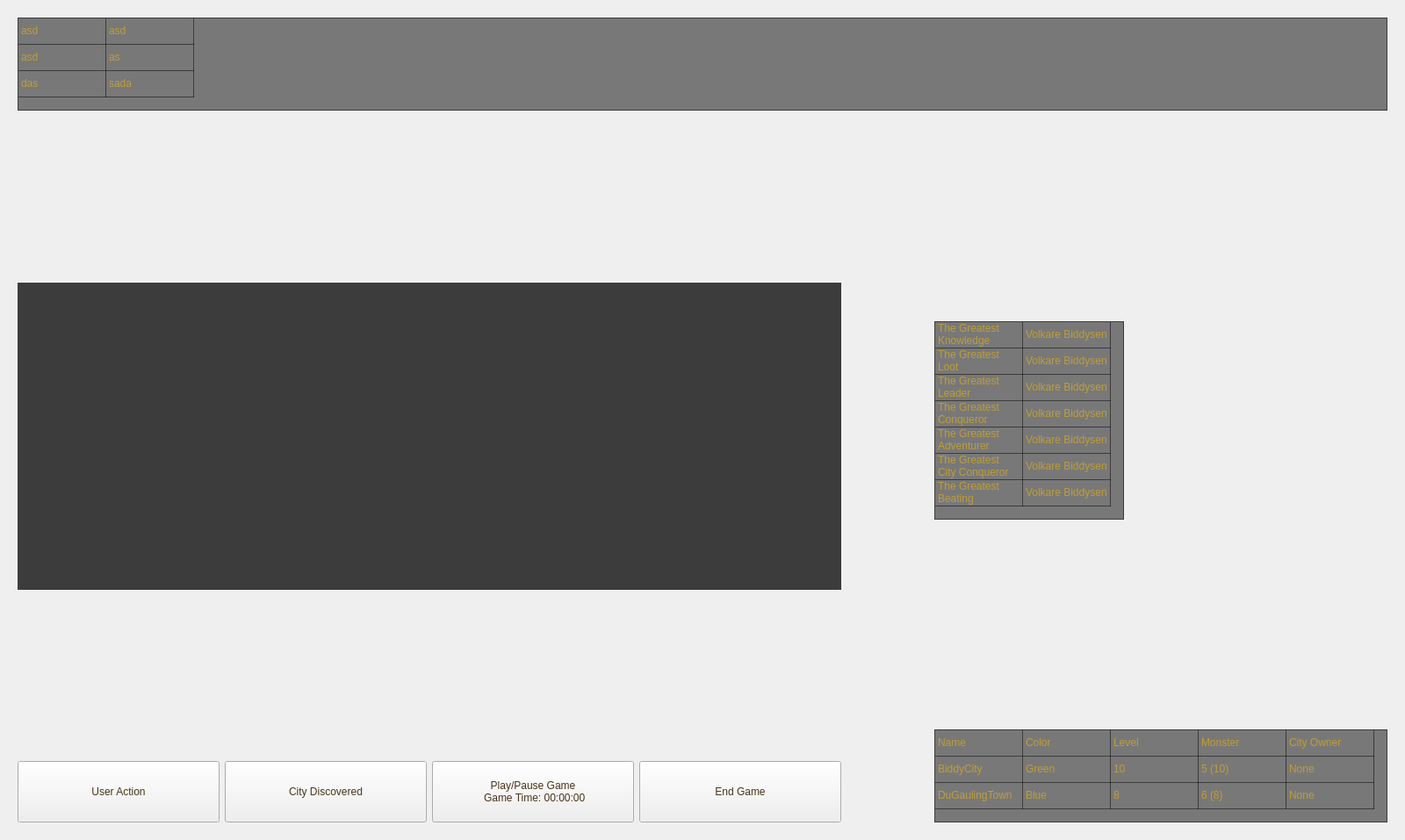
<?xml version="1.0" encoding="UTF-8"?>
<ui version="4.0">
 <class>Window_MainBoard</class>
 <widget class="QMainWindow" name="Window_MainBoard">
  <property name="geometry">
   <rect>
    <x>0</x>
    <y>0</y>
    <width>1600</width>
    <height>957</height>
   </rect>
  </property>
  <property name="minimumSize">
   <size>
    <width>1600</width>
    <height>900</height>
   </size>
  </property>
  <property name="windowTitle">
   <string>MainWindow</string>
  </property>
  <property name="styleSheet">
   <string notr="true"/>
  </property>
  <widget class="QWidget" name="centralwidget">
   <property name="sizePolicy">
    <sizepolicy hsizetype="Preferred" vsizetype="Preferred">
     <horstretch>0</horstretch>
     <verstretch>0</verstretch>
    </sizepolicy>
   </property>
   <property name="styleSheet">
    <string notr="true">QWidget#centralwidget{
    border-image: url(:/images/Image_Background_Main);
}

QTableWidget{
    background-color: rgb(0, 0, 0,50%);
	color: rgb(190, 157, 56);
	font: 75 12pt &quot;MS Shell Dlg 2&quot;;
}

QHeaderView{
    background-color: rgb(0, 0, 0,50%);
	color: rgb(190, 157, 56);
	font: 75 10pt &quot;MS Shell Dlg 2&quot;;
}

QPushButton{
border-image:     url(:/images/Image_PushButton_Normal) 0 0 0 0 stretch stretch;
font: 75 italic 14pt &quot;Cambria&quot;;
color: rgb(72, 52, 24);
}</string>
   </property>
   <layout class="QGridLayout" name="gridLayout_2">
    <property name="leftMargin">
     <number>20</number>
    </property>
    <property name="topMargin">
     <number>20</number>
    </property>
    <property name="rightMargin">
     <number>20</number>
    </property>
    <property name="bottomMargin">
     <number>20</number>
    </property>
    <property name="spacing">
     <number>20</number>
    </property>
    <item row="2" column="1" rowspan="6">
     <spacer name="horizontalSpacer">
      <property name="orientation">
       <enum>Qt::Horizontal</enum>
      </property>
      <property name="sizeHint" stdset="0">
       <size>
        <width>0</width>
        <height>0</height>
       </size>
      </property>
     </spacer>
    </item>
    <item row="0" column="0" colspan="4">
     <widget class="QTableWidget" name="tableWidget_players">
      <property name="sizePolicy">
       <sizepolicy hsizetype="Expanding" vsizetype="Maximum">
        <horstretch>0</horstretch>
        <verstretch>0</verstretch>
       </sizepolicy>
      </property>
      <property name="minimumSize">
       <size>
        <width>0</width>
        <height>0</height>
       </size>
      </property>
      <property name="maximumSize">
       <size>
        <width>16777215</width>
        <height>16777215</height>
       </size>
      </property>
      <property name="styleSheet">
       <string notr="true"/>
      </property>
      <property name="sizeAdjustPolicy">
       <enum>QAbstractScrollArea::AdjustToContents</enum>
      </property>
      <attribute name="horizontalHeaderVisible">
       <bool>false</bool>
      </attribute>
      <attribute name="verticalHeaderVisible">
       <bool>false</bool>
      </attribute>
      <row>
       <property name="text">
        <string>New Row</string>
       </property>
      </row>
      <row>
       <property name="text">
        <string>New Row</string>
       </property>
      </row>
      <row>
       <property name="text">
        <string>New Row</string>
       </property>
      </row>
      <column>
       <property name="text">
        <string>New Column</string>
       </property>
      </column>
      <column>
       <property name="text">
        <string>New Column</string>
       </property>
      </column>
      <item row="0" column="0">
       <property name="text">
        <string>asd</string>
       </property>
      </item>
      <item row="0" column="1">
       <property name="text">
        <string>asd</string>
       </property>
      </item>
      <item row="1" column="0">
       <property name="text">
        <string>asd</string>
       </property>
      </item>
      <item row="1" column="1">
       <property name="text">
        <string>as</string>
       </property>
      </item>
      <item row="2" column="0">
       <property name="text">
        <string>das</string>
       </property>
      </item>
      <item row="2" column="1">
       <property name="text">
        <string>sada</string>
       </property>
      </item>
     </widget>
    </item>
    <item row="1" column="3" rowspan="7">
     <widget class="QWidget" name="widget_lowerRight" native="true">
      <property name="minimumSize">
       <size>
        <width>20</width>
        <height>20</height>
       </size>
      </property>
      <property name="layoutDirection">
       <enum>Qt::LeftToRight</enum>
      </property>
      <layout class="QVBoxLayout" name="verticalLayout">
       <property name="spacing">
        <number>20</number>
       </property>
       <property name="leftMargin">
        <number>0</number>
       </property>
       <property name="topMargin">
        <number>0</number>
       </property>
       <property name="rightMargin">
        <number>0</number>
       </property>
       <property name="bottomMargin">
        <number>0</number>
       </property>
       <item>
        <spacer name="verticalSpacer">
         <property name="orientation">
          <enum>Qt::Vertical</enum>
         </property>
         <property name="sizeHint" stdset="0">
          <size>
           <width>0</width>
           <height>0</height>
          </size>
         </property>
        </spacer>
       </item>
       <item>
        <widget class="QTableWidget" name="tableWidget_greatestTitles">
         <property name="sizePolicy">
          <sizepolicy hsizetype="Maximum" vsizetype="Maximum">
           <horstretch>0</horstretch>
           <verstretch>0</verstretch>
          </sizepolicy>
         </property>
         <property name="sizeAdjustPolicy">
          <enum>QAbstractScrollArea::AdjustToContents</enum>
         </property>
         <attribute name="horizontalHeaderVisible">
          <bool>false</bool>
         </attribute>
         <attribute name="verticalHeaderVisible">
          <bool>false</bool>
         </attribute>
         <row>
          <property name="text">
           <string>New Row</string>
          </property>
         </row>
         <row>
          <property name="text">
           <string>New Row</string>
          </property>
         </row>
         <row>
          <property name="text">
           <string>New Row</string>
          </property>
         </row>
         <row>
          <property name="text">
           <string>New Row</string>
          </property>
         </row>
         <row>
          <property name="text">
           <string>New Row</string>
          </property>
         </row>
         <row>
          <property name="text">
           <string>New Row</string>
          </property>
         </row>
         <row>
          <property name="text">
           <string>New Row</string>
          </property>
         </row>
         <column>
          <property name="text">
           <string>New Column</string>
          </property>
         </column>
         <column>
          <property name="text">
           <string>New Column</string>
          </property>
         </column>
         <item row="0" column="0">
          <property name="text">
           <string>The Greatest Knowledge</string>
          </property>
         </item>
         <item row="0" column="1">
          <property name="text">
           <string>Volkare Biddysen</string>
          </property>
         </item>
         <item row="1" column="0">
          <property name="text">
           <string>The Greatest Loot</string>
          </property>
         </item>
         <item row="1" column="1">
          <property name="text">
           <string>Volkare Biddysen</string>
          </property>
         </item>
         <item row="2" column="0">
          <property name="text">
           <string>The Greatest Leader</string>
          </property>
         </item>
         <item row="2" column="1">
          <property name="text">
           <string>Volkare Biddysen</string>
          </property>
         </item>
         <item row="3" column="0">
          <property name="text">
           <string>The Greatest Conqueror</string>
          </property>
         </item>
         <item row="3" column="1">
          <property name="text">
           <string>Volkare Biddysen</string>
          </property>
         </item>
         <item row="4" column="0">
          <property name="text">
           <string>The Greatest Adventurer</string>
          </property>
         </item>
         <item row="4" column="1">
          <property name="text">
           <string>Volkare Biddysen</string>
          </property>
         </item>
         <item row="5" column="0">
          <property name="text">
           <string>The Greatest City Conqueror</string>
          </property>
         </item>
         <item row="5" column="1">
          <property name="text">
           <string>Volkare Biddysen</string>
          </property>
         </item>
         <item row="6" column="0">
          <property name="text">
           <string>The Greatest Beating</string>
          </property>
         </item>
         <item row="6" column="1">
          <property name="text">
           <string>Volkare Biddysen</string>
          </property>
         </item>
        </widget>
       </item>
       <item>
        <spacer name="verticalSpacer_4">
         <property name="orientation">
          <enum>Qt::Vertical</enum>
         </property>
         <property name="sizeHint" stdset="0">
          <size>
           <width>0</width>
           <height>0</height>
          </size>
         </property>
        </spacer>
       </item>
       <item>
        <widget class="QTableWidget" name="tableWidget_cities">
         <property name="sizePolicy">
          <sizepolicy hsizetype="Maximum" vsizetype="Maximum">
           <horstretch>0</horstretch>
           <verstretch>0</verstretch>
          </sizepolicy>
         </property>
         <property name="styleSheet">
          <string notr="true"/>
         </property>
         <property name="sizeAdjustPolicy">
          <enum>QAbstractScrollArea::AdjustToContents</enum>
         </property>
         <property name="showGrid">
          <bool>true</bool>
         </property>
         <attribute name="horizontalHeaderVisible">
          <bool>false</bool>
         </attribute>
         <attribute name="horizontalHeaderStretchLastSection">
          <bool>false</bool>
         </attribute>
         <attribute name="verticalHeaderVisible">
          <bool>false</bool>
         </attribute>
         <attribute name="verticalHeaderStretchLastSection">
          <bool>false</bool>
         </attribute>
         <row>
          <property name="text">
           <string>New Row</string>
          </property>
         </row>
         <row>
          <property name="text">
           <string>New Row</string>
          </property>
         </row>
         <row>
          <property name="text">
           <string>New Row</string>
          </property>
         </row>
         <column>
          <property name="text">
           <string>Name</string>
          </property>
         </column>
         <column>
          <property name="text">
           <string>Color</string>
          </property>
         </column>
         <column>
          <property name="text">
           <string>Level</string>
          </property>
         </column>
         <column>
          <property name="text">
           <string>Monsters</string>
          </property>
         </column>
         <column>
          <property name="text">
           <string>City Owner</string>
          </property>
         </column>
         <item row="0" column="0">
          <property name="text">
           <string>Name</string>
          </property>
         </item>
         <item row="0" column="1">
          <property name="text">
           <string>Color</string>
          </property>
         </item>
         <item row="0" column="2">
          <property name="text">
           <string>Level</string>
          </property>
         </item>
         <item row="0" column="3">
          <property name="text">
           <string>Monster</string>
          </property>
         </item>
         <item row="0" column="4">
          <property name="text">
           <string>City Owner</string>
          </property>
         </item>
         <item row="1" column="0">
          <property name="text">
           <string>BiddyCity</string>
          </property>
         </item>
         <item row="1" column="1">
          <property name="text">
           <string>Green</string>
          </property>
         </item>
         <item row="1" column="2">
          <property name="text">
           <string>10</string>
          </property>
         </item>
         <item row="1" column="3">
          <property name="text">
           <string>5 (10)</string>
          </property>
         </item>
         <item row="1" column="4">
          <property name="text">
           <string>None</string>
          </property>
         </item>
         <item row="2" column="0">
          <property name="text">
           <string>DuGaulingTown</string>
          </property>
         </item>
         <item row="2" column="1">
          <property name="text">
           <string>Blue</string>
          </property>
         </item>
         <item row="2" column="2">
          <property name="text">
           <string>8</string>
          </property>
         </item>
         <item row="2" column="3">
          <property name="text">
           <string>6 (8)</string>
          </property>
         </item>
         <item row="2" column="4">
          <property name="text">
           <string>None</string>
          </property>
         </item>
        </widget>
       </item>
      </layout>
     </widget>
    </item>
    <item row="1" column="0" rowspan="7">
     <widget class="QWidget" name="widget_lowerLeft" native="true">
      <layout class="QVBoxLayout" name="verticalLayout_2">
       <property name="spacing">
        <number>20</number>
       </property>
       <property name="leftMargin">
        <number>0</number>
       </property>
       <property name="topMargin">
        <number>0</number>
       </property>
       <property name="rightMargin">
        <number>0</number>
       </property>
       <property name="bottomMargin">
        <number>0</number>
       </property>
       <item>
        <spacer name="verticalSpacer_3">
         <property name="orientation">
          <enum>Qt::Vertical</enum>
         </property>
         <property name="sizeHint" stdset="0">
          <size>
           <width>0</width>
           <height>0</height>
          </size>
         </property>
        </spacer>
       </item>
       <item>
        <widget class="QCustomPlot" name="customPlot" native="true">
         <property name="minimumSize">
          <size>
           <width>0</width>
           <height>350</height>
          </size>
         </property>
         <property name="maximumSize">
          <size>
           <width>16777215</width>
           <height>400</height>
          </size>
         </property>
         <property name="styleSheet">
          <string notr="true">background-color: rgb(0, 0, 0,75%);</string>
         </property>
         <layout class="QVBoxLayout" name="verticalLayout_3"/>
        </widget>
       </item>
       <item>
        <spacer name="verticalSpacer_2">
         <property name="orientation">
          <enum>Qt::Vertical</enum>
         </property>
         <property name="sizeHint" stdset="0">
          <size>
           <width>0</width>
           <height>0</height>
          </size>
         </property>
        </spacer>
       </item>
       <item>
        <widget class="QWidget" name="widget_pushButtons" native="true">
         <property name="sizePolicy">
          <sizepolicy hsizetype="Maximum" vsizetype="Maximum">
           <horstretch>0</horstretch>
           <verstretch>0</verstretch>
          </sizepolicy>
         </property>
         <property name="minimumSize">
          <size>
           <width>0</width>
           <height>20</height>
          </size>
         </property>
         <property name="styleSheet">
          <string notr="true"/>
         </property>
         <layout class="QGridLayout" name="gridLayout">
          <property name="leftMargin">
           <number>0</number>
          </property>
          <property name="topMargin">
           <number>0</number>
          </property>
          <property name="rightMargin">
           <number>0</number>
          </property>
          <property name="bottomMargin">
           <number>0</number>
          </property>
          <item row="4" column="0">
           <widget class="QPushButton" name="pushButton_enterUserAction">
            <property name="sizePolicy">
             <sizepolicy hsizetype="Minimum" vsizetype="Preferred">
              <horstretch>0</horstretch>
              <verstretch>0</verstretch>
             </sizepolicy>
            </property>
            <property name="minimumSize">
             <size>
              <width>230</width>
              <height>70</height>
             </size>
            </property>
            <property name="maximumSize">
             <size>
              <width>200</width>
              <height>70</height>
             </size>
            </property>
            <property name="styleSheet">
             <string notr="true"/>
            </property>
            <property name="text">
             <string>User Action</string>
            </property>
           </widget>
          </item>
          <item row="5" column="0">
           <spacer name="horizontalSpacer_2">
            <property name="orientation">
             <enum>Qt::Horizontal</enum>
            </property>
            <property name="sizeHint" stdset="0">
             <size>
              <width>0</width>
              <height>0</height>
             </size>
            </property>
           </spacer>
          </item>
          <item row="4" column="3">
           <widget class="QPushButton" name="pushButton_endGame">
            <property name="sizePolicy">
             <sizepolicy hsizetype="Preferred" vsizetype="Preferred">
              <horstretch>230</horstretch>
              <verstretch>70</verstretch>
             </sizepolicy>
            </property>
            <property name="minimumSize">
             <size>
              <width>230</width>
              <height>70</height>
             </size>
            </property>
            <property name="maximumSize">
             <size>
              <width>200</width>
              <height>70</height>
             </size>
            </property>
            <property name="styleSheet">
             <string notr="true"/>
            </property>
            <property name="text">
             <string>End Game</string>
            </property>
           </widget>
          </item>
          <item row="4" column="2">
           <widget class="QPushButton" name="pushButton_playPauseGame">
            <property name="sizePolicy">
             <sizepolicy hsizetype="Minimum" vsizetype="Preferred">
              <horstretch>0</horstretch>
              <verstretch>0</verstretch>
             </sizepolicy>
            </property>
            <property name="minimumSize">
             <size>
              <width>230</width>
              <height>70</height>
             </size>
            </property>
            <property name="maximumSize">
             <size>
              <width>200</width>
              <height>70</height>
             </size>
            </property>
            <property name="styleSheet">
             <string notr="true"/>
            </property>
            <property name="text">
             <string>Play/Pause Game
 Game Time: 00:00:00</string>
            </property>
           </widget>
          </item>
          <item row="4" column="1">
           <widget class="QPushButton" name="pushButton_cityDiscovered">
            <property name="minimumSize">
             <size>
              <width>230</width>
              <height>70</height>
             </size>
            </property>
            <property name="maximumSize">
             <size>
              <width>230</width>
              <height>70</height>
             </size>
            </property>
            <property name="styleSheet">
             <string notr="true"/>
            </property>
            <property name="text">
             <string>City Discovered</string>
            </property>
           </widget>
          </item>
         </layout>
        </widget>
       </item>
      </layout>
     </widget>
    </item>
   </layout>
  </widget>
 </widget>
 <customwidgets>
  <customwidget>
   <class>QCustomPlot</class>
   <extends>QWidget</extends>
   <header>qcustomplot.h</header>
   <container>1</container>
  </customwidget>
 </customwidgets>
 <resources/>
 <connections/>
</ui>
